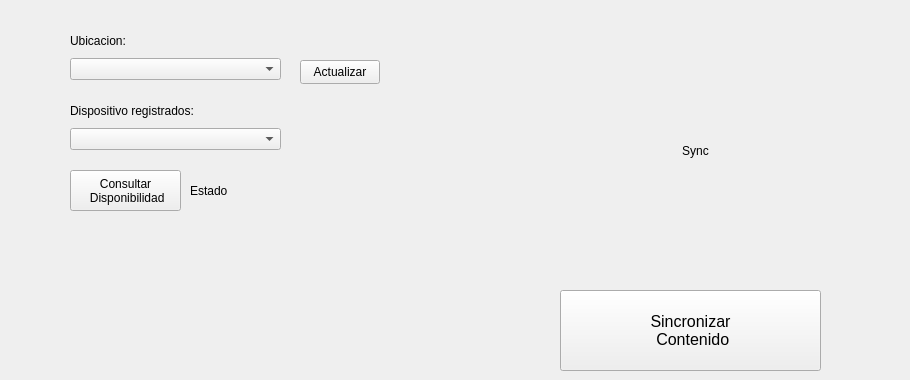
      <widget class="QWidget" name="tab_7">
       <attribute name="title">
        <string>Sincronizar Contenido</string>
       </attribute>
       <widget class="QPushButton" name="sincronizar">
        <property name="geometry">
         <rect>
          <x>560</x>
          <y>290</y>
          <width>261</width>
          <height>81</height>
         </rect>
        </property>
        <property name="font">
         <font>
          <pointsize>12</pointsize>
          <bold>false</bold>
         </font>
        </property>
        <property name="text">
         <string>Sincronizar 
 Contenido</string>
        </property>
       </widget>
       <widget class="QPushButton" name="sincronizar_check_dispo">
        <property name="geometry">
         <rect>
          <x>70</x>
          <y>170</y>
          <width>111</width>
          <height>41</height>
         </rect>
        </property>
        <property name="text">
         <string>Consultar 
 Disponibilidad</string>
        </property>
       </widget>
       <widget class="QWidget" name="layoutWidget_13">
        <property name="geometry">
         <rect>
          <x>70</x>
          <y>100</y>
          <width>211</width>
          <height>50</height>
         </rect>
        </property>
        <layout class="QVBoxLayout" name="verticalLayout_28">
         <item>
          <widget class="QLabel" name="label_sincronizacion_devices">
           <property name="text">
            <string>Dispositivo registrados:</string>
           </property>
          </widget>
         </item>
         <item>
          <widget class="QComboBox" name="lista_sincronizacion_devices"/>
         </item>
        </layout>
       </widget>
       <widget class="QPushButton" name="actualizar_sincronizacion_lista_devices">
        <property name="geometry">
         <rect>
          <x>300</x>
          <y>60</y>
          <width>80</width>
          <height>24</height>
         </rect>
        </property>
        <property name="text">
         <string>Actualizar</string>
        </property>
       </widget>
       <widget class="QWidget" name="layoutWidget_9">
        <property name="geometry">
         <rect>
          <x>70</x>
          <y>30</y>
          <width>211</width>
          <height>50</height>
         </rect>
        </property>
        <layout class="QVBoxLayout" name="verticalLayout_23">
         <item>
          <widget class="QLabel" name="label_sincronizacion_ubicacion">
           <property name="text">
            <string>Ubicacion:</string>
           </property>
          </widget>
         </item>
         <item>
          <widget class="QComboBox" name="lista_sincronizacion_ubicacion"/>
         </item>
        </layout>
       </widget>
       <widget class="QLabel" name="Estado_Disponibilidad">
        <property name="geometry">
         <rect>
          <x>190</x>
          <y>170</y>
          <width>81</width>
          <height>41</height>
         </rect>
        </property>
        <property name="text">
         <string>Estado</string>
        </property>
        <property name="scaledContents">
         <bool>true</bool>
        </property>
       </widget>
       <widget class="QLabel" name="label_sync_logo">
        <property name="geometry">
         <rect>
          <x>490</x>
          <y>40</y>
          <width>411</width>
          <height>221</height>
         </rect>
        </property>
        <property name="text">
         <string>Sync</string>
        </property>
        <property name="scaledContents">
         <bool>true</bool>
        </property>
        <property name="alignment">
         <set>Qt::AlignCenter</set>
        </property>
       </widget>
      </widget>
